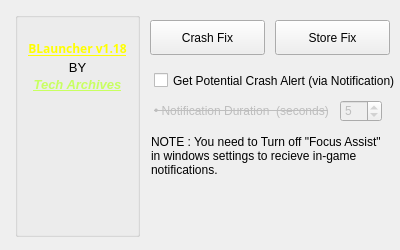
<?xml version="1.0" encoding="UTF-8"?>
<ui version="4.0">
 <class>extra_window</class>
 <widget class="QWidget" name="extra_window">
  <property name="enabled">
   <bool>true</bool>
  </property>
  <property name="geometry">
   <rect>
    <x>0</x>
    <y>0</y>
    <width>400</width>
    <height>250</height>
   </rect>
  </property>
  <property name="sizePolicy">
   <sizepolicy hsizetype="Fixed" vsizetype="Fixed">
    <horstretch>0</horstretch>
    <verstretch>0</verstretch>
   </sizepolicy>
  </property>
  <property name="minimumSize">
   <size>
    <width>400</width>
    <height>250</height>
   </size>
  </property>
  <property name="maximumSize">
   <size>
    <width>400</width>
    <height>250</height>
   </size>
  </property>
  <property name="windowTitle">
   <string>BLauncher v1.18 - EXTRAS</string>
  </property>
  <property name="windowIcon">
   <iconset>
    <normalon>assets/logo.ico</normalon>
   </iconset>
  </property>
  <property name="windowOpacity">
   <double>1.000000000000000</double>
  </property>
  <widget class="QCheckBox" name="notif_agree">
   <property name="geometry">
    <rect>
     <x>154</x>
     <y>70</y>
     <width>251</width>
     <height>21</height>
    </rect>
   </property>
   <property name="toolTip">
    <string>You will recieve a Notification 30 seconds before any potential Crash may Occur.
Focus Assist may mute the notifications so make sure to turn off Focus Assist in Windows Settings :)</string>
   </property>
   <property name="text">
    <string>Get Potential Crash Alert (via Notification)</string>
   </property>
   <property name="iconSize">
    <size>
     <width>16</width>
     <height>16</height>
    </size>
   </property>
   <property name="checked">
    <bool>false</bool>
   </property>
  </widget>
  <widget class="QGroupBox" name="dev_info">
   <property name="geometry">
    <rect>
     <x>15</x>
     <y>12</y>
     <width>125</width>
     <height>225</height>
    </rect>
   </property>
   <property name="toolTip">
    <string notr="true"/>
   </property>
   <property name="statusTip">
    <string notr="true"/>
   </property>
   <property name="whatsThis">
    <string notr="true"/>
   </property>
   <property name="autoFillBackground">
    <bool>false</bool>
   </property>
   <property name="title">
    <string notr="true"/>
   </property>
   <property name="alignment">
    <set>Qt::AlignCenter</set>
   </property>
   <property name="flat">
    <bool>false</bool>
   </property>
   <widget class="QLabel" name="label_2">
    <property name="geometry">
     <rect>
      <x>0</x>
      <y>22</y>
      <width>125</width>
      <height>30</height>
     </rect>
    </property>
    <property name="font">
     <font>
      <family>Doppio One</family>
      <pointsize>9</pointsize>
      <weight>75</weight>
      <bold>true</bold>
      <underline>false</underline>
      <stylestrategy>PreferAntialias</stylestrategy>
      <kerning>true</kerning>
     </font>
    </property>
    <property name="mouseTracking">
     <bool>true</bool>
    </property>
    <property name="toolTip">
     <string extracomment="Visit BLauncher Website"/>
    </property>
    <property name="text">
     <string notr="true">&lt;a href=&quot;https://techarchives.rf.gd&quot;&gt;&lt;span style=&quot; color:#ffff00;&quot;&gt;BLauncher v1.18&lt;/span&gt;&lt;/a&gt;</string>
    </property>
    <property name="alignment">
     <set>Qt::AlignCenter</set>
    </property>
    <property name="wordWrap">
     <bool>true</bool>
    </property>
    <property name="openExternalLinks">
     <bool>true</bool>
    </property>
    <property name="textInteractionFlags">
     <set>Qt::LinksAccessibleByMouse</set>
    </property>
   </widget>
   <widget class="QLabel" name="label_3">
    <property name="geometry">
     <rect>
      <x>0</x>
      <y>45</y>
      <width>125</width>
      <height>20</height>
     </rect>
    </property>
    <property name="font">
     <font>
      <pointsize>10</pointsize>
     </font>
    </property>
    <property name="text">
     <string>BY</string>
    </property>
    <property name="alignment">
     <set>Qt::AlignCenter</set>
    </property>
   </widget>
   <widget class="QLabel" name="label_4">
    <property name="geometry">
     <rect>
      <x>0</x>
      <y>60</y>
      <width>125</width>
      <height>25</height>
     </rect>
    </property>
    <property name="font">
     <font>
      <family>Arial</family>
      <pointsize>10</pointsize>
      <weight>75</weight>
      <italic>true</italic>
      <bold>true</bold>
      <stylestrategy>PreferAntialias</stylestrategy>
     </font>
    </property>
    <property name="toolTip">
     <string notr="true" extracomment="Visit my YouTube Channel"/>
    </property>
    <property name="statusTip">
     <string notr="true"/>
    </property>
    <property name="whatsThis">
     <string notr="true"/>
    </property>
    <property name="frameShape">
     <enum>QFrame::NoFrame</enum>
    </property>
    <property name="frameShadow">
     <enum>QFrame::Plain</enum>
    </property>
    <property name="text">
     <string>&lt;a href=&quot;www.youtube.com/TechArchives45?sub_confirmation=1&quot;&gt;&lt;span style=&quot; color:#c8ff61;&quot;&gt;Tech Archives&lt;/span&gt;&lt;/a&gt;</string>
    </property>
    <property name="alignment">
     <set>Qt::AlignCenter</set>
    </property>
    <property name="openExternalLinks">
     <bool>true</bool>
    </property>
   </widget>
   <widget class="QLabel" name="BL_LOGO_2">
    <property name="geometry">
     <rect>
      <x>12</x>
      <y>100</y>
      <width>100</width>
      <height>100</height>
     </rect>
    </property>
    <property name="text">
     <string/>
    </property>
    <property name="textFormat">
     <enum>Qt::PlainText</enum>
    </property>
    <property name="pixmap">
     <pixmap>assets/bl_logo.png</pixmap>
    </property>
    <property name="scaledContents">
     <bool>true</bool>
    </property>
    <property name="alignment">
     <set>Qt::AlignCenter</set>
    </property>
   </widget>
  </widget>
  <widget class="QPushButton" name="fix1b">
   <property name="geometry">
    <rect>
     <x>150</x>
     <y>20</y>
     <width>115</width>
     <height>35</height>
    </rect>
   </property>
   <property name="toolTip">
    <string>Use this button if your game crashes while playing.</string>
   </property>
   <property name="text">
    <string>Crash Fix</string>
   </property>
   <property name="icon">
    <iconset>
     <normalon>assets/configure.png</normalon>
    </iconset>
   </property>
   <property name="iconSize">
    <size>
     <width>16</width>
     <height>16</height>
    </size>
   </property>
  </widget>
  <widget class="QPushButton" name="fix2b">
   <property name="geometry">
    <rect>
     <x>275</x>
     <y>20</y>
     <width>115</width>
     <height>35</height>
    </rect>
   </property>
   <property name="mouseTracking">
    <bool>false</bool>
   </property>
   <property name="toolTip">
    <string>Use this button if you are unable to Install any apps from Microsoft Store.</string>
   </property>
   <property name="statusTip">
    <string notr="true"/>
   </property>
   <property name="whatsThis">
    <string notr="true"/>
   </property>
   <property name="layoutDirection">
    <enum>Qt::LeftToRight</enum>
   </property>
   <property name="autoFillBackground">
    <bool>false</bool>
   </property>
   <property name="styleSheet">
    <string notr="true"/>
   </property>
   <property name="text">
    <string>Store Fix</string>
   </property>
   <property name="icon">
    <iconset>
     <normalon>assets/configure.png</normalon>
    </iconset>
   </property>
   <property name="iconSize">
    <size>
     <width>20</width>
     <height>20</height>
    </size>
   </property>
   <property name="flat">
    <bool>false</bool>
   </property>
  </widget>
  <widget class="QSpinBox" name="notif_duration">
   <property name="enabled">
    <bool>false</bool>
   </property>
   <property name="geometry">
    <rect>
     <x>340</x>
     <y>100</y>
     <width>42</width>
     <height>22</height>
    </rect>
   </property>
   <property name="minimum">
    <number>1</number>
   </property>
   <property name="maximum">
    <number>15</number>
   </property>
   <property name="value">
    <number>5</number>
   </property>
  </widget>
  <widget class="QLabel" name="label">
   <property name="enabled">
    <bool>false</bool>
   </property>
   <property name="geometry">
    <rect>
     <x>154</x>
     <y>100</y>
     <width>191</width>
     <height>21</height>
    </rect>
   </property>
   <property name="font">
    <font>
     <strikeout>true</strikeout>
    </font>
   </property>
   <property name="text">
    <string>• Notification Duration  (seconds)</string>
   </property>
  </widget>
  <widget class="QPushButton" name="DISCORD">
   <property name="geometry">
    <rect>
     <x>160</x>
     <y>190</y>
     <width>100</width>
     <height>33</height>
    </rect>
   </property>
   <property name="toolTip">
    <string/>
   </property>
   <property name="text">
    <string/>
   </property>
   <property name="icon">
    <iconset>
     <normalon>assets/discord_join.png</normalon>
    </iconset>
   </property>
   <property name="iconSize">
    <size>
     <width>90</width>
     <height>35</height>
    </size>
   </property>
   <property name="flat">
    <bool>true</bool>
   </property>
  </widget>
  <widget class="QPushButton" name="YOUTUBE">
   <property name="geometry">
    <rect>
     <x>271</x>
     <y>190</y>
     <width>100</width>
     <height>33</height>
    </rect>
   </property>
   <property name="toolTip">
    <string/>
   </property>
   <property name="text">
    <string/>
   </property>
   <property name="icon">
    <iconset>
     <normalon>assets/yt_sub.png</normalon>
    </iconset>
   </property>
   <property name="iconSize">
    <size>
     <width>90</width>
     <height>25</height>
    </size>
   </property>
   <property name="flat">
    <bool>true</bool>
   </property>
  </widget>
  <widget class="QLabel" name="label_5">
   <property name="geometry">
    <rect>
     <x>150</x>
     <y>130</y>
     <width>241</width>
     <height>51</height>
    </rect>
   </property>
   <property name="frameShadow">
    <enum>QFrame::Plain</enum>
   </property>
   <property name="text">
    <string>NOTE : You need to Turn off &quot;Focus Assist&quot; in windows settings to recieve in-game notifications.</string>
   </property>
   <property name="textFormat">
    <enum>Qt::PlainText</enum>
   </property>
   <property name="wordWrap">
    <bool>true</bool>
   </property>
   <property name="indent">
    <number>1</number>
   </property>
  </widget>
 </widget>
 <resources/>
 <connections/>
</ui>
